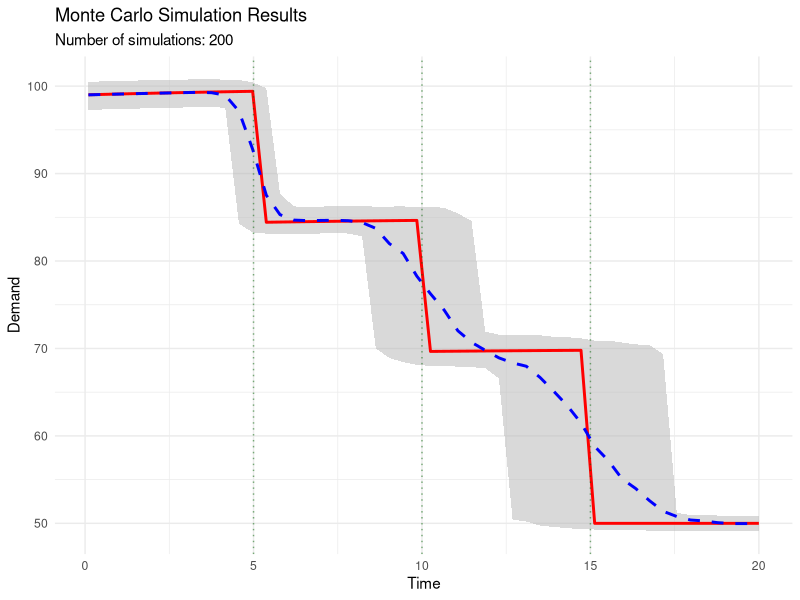

Write R code to recreate this figure.
# Clean environment
rm(list = ls())
gc()

# Load necessary packages
library(ggplot2)
library(dplyr)
library(tidyr)

# Set random seed
set.seed(123)

# 1. Define simple demand function (without using classes)
demand_function <- function(x, params) {
  # params = list(a, b_list, T_list, mu)
  a <- params$a
  b_list <- params$b_list
  T_list <- params$T_list
  mu <- params$mu
  
  # Ensure parameter validity
  a <- max(0.01, min(0.99, a))
  T_list <- sort(T_list)  # Ensure increasing order
  
  if (x > max(T_list)) {
    return(mu)
  }
  
  for (i in 1:length(T_list)) {
    if (x <= T_list[i]) {
      return(-a^x + b_list[i])
    }
  }
  
  return(mu)
}

# 2. Run Monte Carlo simulation function
run_monte_carlo <- function(
    baseline_params = list(a = 0.9, b_list = c(100, 85, 70), 
                           T_list = c(5, 10, 15), mu = 50),
    n_simulations = 200,
    n_time_points = 50,
    time_horizon = 20,
    perturbation_level = 0.1
) {
  
  # Generate time points
  time_points <- seq(0.1, time_horizon, length.out = n_time_points)
  
  # Store results
  all_demand_paths <- matrix(NA, nrow = n_simulations, ncol = n_time_points)
  all_params_list <- vector("list", n_simulations)
  
  cat("Starting Monte Carlo simulation...\n")
  
  for (sim in 1:n_simulations) {
    # Generate perturbed parameters
    perturbed_params <- list(
      a = baseline_params$a * exp(rnorm(1, 0, perturbation_level * 0.1)),
      b_list = baseline_params$b_list + rnorm(length(baseline_params$b_list), 0, perturbation_level * 10),
      T_list = baseline_params$T_list * (1 + rnorm(length(baseline_params$T_list), 0, perturbation_level)),
      mu = baseline_params$mu + rnorm(1, 0, perturbation_level * 5)
    )
    
    # Ensure parameter validity
    perturbed_params$a <- max(0.01, min(0.99, perturbed_params$a))
    perturbed_params$b_list <- pmax(1, perturbed_params$b_list)
    perturbed_params$T_list <- pmax(0.1, perturbed_params$T_list)
    perturbed_params$mu <- max(0, perturbed_params$mu)
    perturbed_params$T_list <- sort(perturbed_params$T_list)
    
    all_params_list[[sim]] <- perturbed_params
    
    # Calculate demand path
    for (t in 1:n_time_points) {
      all_demand_paths[sim, t] <- demand_function(time_points[t], perturbed_params)
    }
    
    if (sim %% 10 == 0) cat(sprintf("Progress: %d/%d\n", sim, n_simulations))
  }
  
  # Calculate baseline path
  baseline_path <- sapply(time_points, demand_function, params = baseline_params)
  
  cat("Simulation completed!\n")
  
  return(list(
    time_points = time_points,
    baseline_path = baseline_path,
    all_demand_paths = all_demand_paths,
    all_params = all_params_list,
    n_simulations = n_simulations,
    baseline_params = baseline_params
  ))
}

# 3. Analysis function
analyze_results <- function(results) {
  demand_paths <- results$all_demand_paths
  
  # Calculate basic statistics
  mean_path <- colMeans(demand_paths, na.rm = TRUE)
  std_path <- apply(demand_paths, 2, sd, na.rm = TRUE)
  ci_90_lower <- apply(demand_paths, 2, quantile, 0.05, na.rm = TRUE)
  ci_90_upper <- apply(demand_paths, 2, quantile, 0.95, na.rm = TRUE)
  cv <- std_path / abs(mean_path)
  
  # Stage statistics
  stage_T <- results$baseline_params$T_list
  stage_stats <- list()
  
  for (i in 1:length(stage_T)) {
    idx <- which.min(abs(results$time_points - stage_T[i]))
    stage_demands <- demand_paths[, idx]
    stage_stats[[i]] <- list(
      stage = i,
      time = stage_T[i],
      mean = mean(stage_demands, na.rm = TRUE),
      sd = sd(stage_demands, na.rm = TRUE),
      cv = sd(stage_demands, na.rm = TRUE) / abs(mean(stage_demands, na.rm = TRUE))
    )
  }
  
  return(list(
    mean_path = mean_path,
    std_path = std_path,
    ci_90_lower = ci_90_lower,
    ci_90_upper = ci_90_upper,
    cv = cv,
    stage_stats = stage_stats
  ))
}

# 4. Generate report function
generate_report <- function(results, analysis) {
  report_data <- data.frame()
  
  # Basic information
  report_data <- rbind(report_data, data.frame(
    Indicator = "Number of simulations",
    Value = as.character(results$n_simulations),
    Unit = "times",
    Description = "Total number of Monte Carlo simulations"
  ))
  
  # Stage statistics
  for (i in 1:length(analysis$stage_stats)) {
    stats <- analysis$stage_stats[[i]]
    report_data <- rbind(report_data, data.frame(
      Indicator = paste0("Stage ", i, " transition point demand mean"),
      Value = sprintf("%.2f", stats$mean),
      Unit = "Demand units",
      Description = paste0("Time point T=", stats$time, ", CV=", sprintf("%.3f", stats$cv))
    ))
  }
  
  # Overall statistics
  report_data <- rbind(report_data, data.frame(
    Indicator = "Average demand",
    Value = sprintf("%.2f", mean(results$all_demand_paths, na.rm = TRUE)),
    Unit = "Demand units",
    Description = "Average demand across all simulations and time points"
  ))
  
  report_data <- rbind(report_data, data.frame(
    Indicator = "Demand standard deviation",
    Value = sprintf("%.2f", sd(results$all_demand_paths, na.rm = TRUE)),
    Unit = "Demand units",
    Description = "Overall standard deviation of demand"
  ))
  
  return(report_data)
}

# 5. Visualization function
visualize_results <- function(results, analysis, save_path = NULL) {
  plot_data <- data.frame(
    time = results$time_points,
    mean = analysis$mean_path,
    baseline = results$baseline_path,
    ci_lower = analysis$ci_90_lower,
    ci_upper = analysis$ci_90_upper
  )
  
  p <- ggplot(plot_data, aes(x = time)) +
    geom_ribbon(aes(ymin = ci_lower, ymax = ci_upper), 
                fill = "gray70", alpha = 0.5) +
    geom_line(aes(y = baseline), color = "red", linewidth = 1) +
    geom_line(aes(y = mean), color = "blue", linetype = "dashed", linewidth = 1) +
    labs(x = "Time", y = "Demand", 
         title = "Monte Carlo Simulation Results",
         subtitle = paste0("Number of simulations: ", results$n_simulations)) +
    theme_minimal()
  
  # Add stage transition lines
  for (T in results$baseline_params$T_list) {
    p <- p + geom_vline(xintercept = T, linetype = "dotted", color = "darkgreen", alpha = 0.5)
  }
  
  if (!is.null(save_path)) {
    ggsave(save_path, p, width = 10, height = 6, dpi = 300)
    cat("Chart saved to:", save_path, "\n")
  }
  
  return(p)
}

# ================ Main Program ================

cat("Starting Monte Carlo test...\n")

# Run simulation
results <- run_monte_carlo(
  n_simulations = 200,  # Number of simulations
  n_time_points = 50,   # Number of time points
  time_horizon = 20,    # Time horizon
  perturbation_level = 0.1  # Perturbation level
)

# Analyze results
analysis <- analyze_results(results)

# Generate report
report_df <- generate_report(results, analysis)
cat("\n===== Report Results =====\n")
print(report_df)

# Visualize
p <- visualize_results(results, analysis, save_path = "final_results.png")
print(p)

# Save report
write.csv(report_df, "final_report.csv", row.names = FALSE)
cat("\nReport saved to: final_report.csv\n")
cat("Chart saved to: final_results.png\n")

# Display detailed stage statistics
cat("\n===== Detailed Stage Statistics =====\n")
for (i in 1:length(analysis$stage_stats)) {
  stats <- analysis$stage_stats[[i]]
  cat(sprintf("Stage %d (T=%.1f):\n", i, stats$time))
  cat(sprintf("  Mean: %.2f\n", stats$mean))
  cat(sprintf("  Standard deviation: %.2f\n", stats$sd))
  cat(sprintf("  Coefficient of variation: %.3f\n", stats$cv))
  cat("\n")
}
